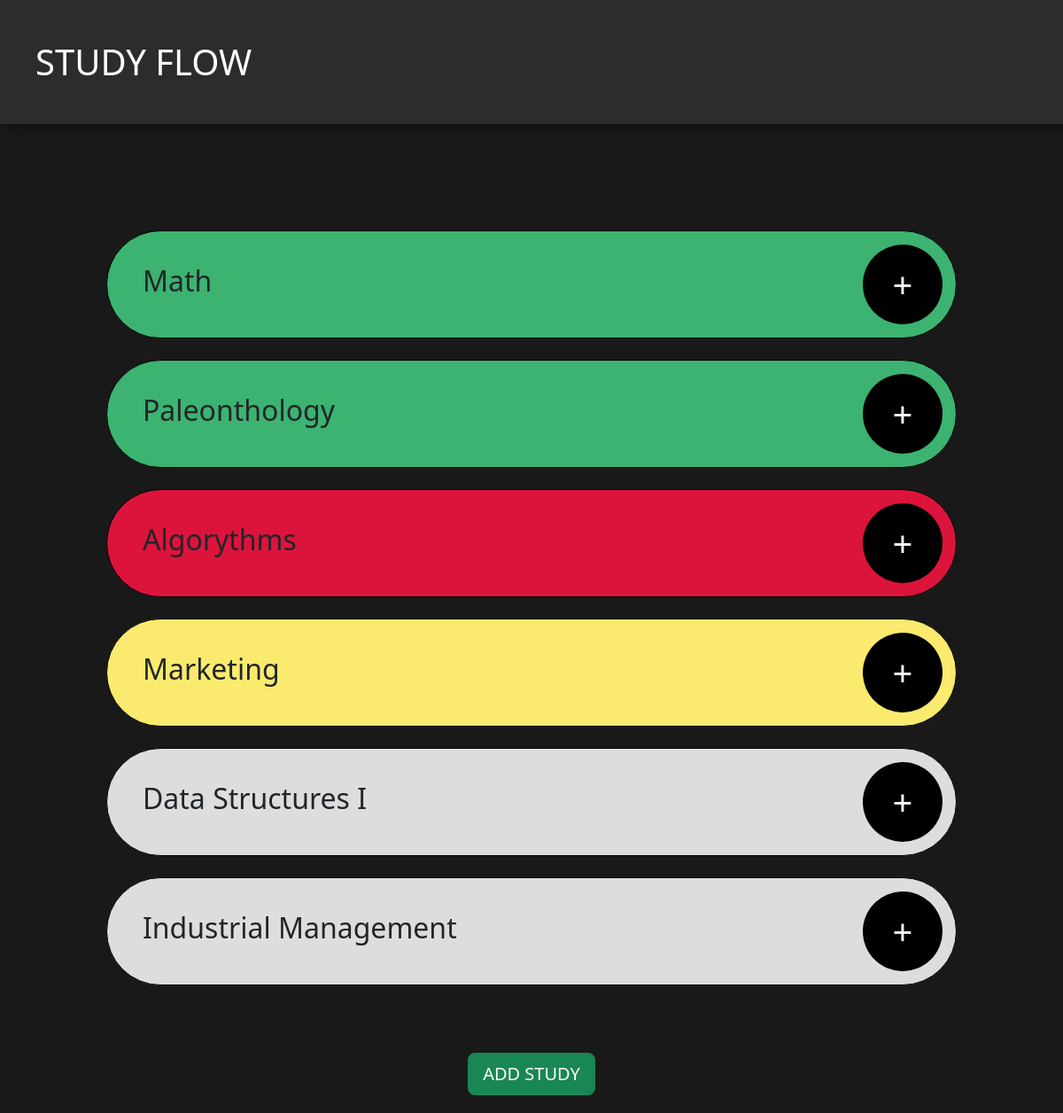
The page / on the database its author committed.
### models.py (models this page shows)
class Subject(Base):
    __tablename__ = "subjects"
    id = Column(Integer, primary_key=True)
    name = Column(String, nullable=False)
    description = Column(String, nullable=False)
    sessions = relationship('StdSession', back_populates="subject")

### app.py (the view)
@app.route("/")
def index():
    stmt = models.session.query(models.Subject).all()
    sender = []
    for result in stmt:
        from sqlalchemy import desc
        query = models.session.query(models.StdSession.date).filter(models.StdSession.subject_id == result.id).order_by(desc(models.StdSession.date)).limit(1).scalar()
        hash = {"object": result, "delta": None}
        if query:
            hash["delta"] = (date.today() - query).days
        sender.append(hash)
    print(sender)
    return render_template("index.html", sender=sender)

### templates/index.html (shortened to what this page needs)
<!DOCTYPE html>
<html>
    <head>
        <link href="https://cdn.jsdelivr.net/npm/bootstrap@5.3.3/dist/css/bootstrap.min.css" rel="stylesheet">
    </head>
    <body>
        <header>STUDY FLOW</header>
        <main>
            <div class="cards-flex">
                {% for hash in sender %}
                    <div class="card mb-4" data-id="{{ (hash['object']).id }}" data-delta="{{ hash['delta'] }}">
                        <h2>{{ (hash["object"]).name }}
                        </h2>
                        <button class="open-modal save-session card-button" data-id="{{ (hash['object']).id }}">+</button>
                    </div>
                {% endfor %}
            </div>
        </main>
        <footer>
            <button class="create-study open-modal btn btn-lg btn-success">ADD STUDY</button>
        </footer>
    </body>
</html>

### templates/index.html (style rules this page uses)
body { background-color: #191919; }
header { background-color: #2c2c2c; padding: 40px; font-size: 40px; color: white; box-shadow: 5px 5px 10px rgba(0, 0, 0, 0.3); }
main { padding: 120px; }
.card { border: 1px solid black; background-color: #dddddd; border-radius: 50px; padding: 25px; }
.cards-flex { display: flex; flex-direction: column; flex-wrap: nowrap; }
footer { position: fixed; padding: 20px; left: 0; bottom: 0; display: flex; justify-content: center; align-items: center; width: 100%; }
.card { margin: 0; padding: 15px; padding-left: 40px; flex-direction: row; justify-content: space-between; align-items: center; border-radius: 140px; }
.card-button { margin: 0; border: 0; aspect-ratio: 1/1; right: 0px; height: 90px; border-radius: 50%; font-size: 40px; background-color: black; color: white; }
.save-session { z-index: 950; }

### rows shown on the page
Subject: name "Math"
Subject: name "Paleonthology"
Subject: name "Algorythms"
Subject: name "Marketing"
Subject: name "Data Structures I"
Subject: name "Industrial Management"
